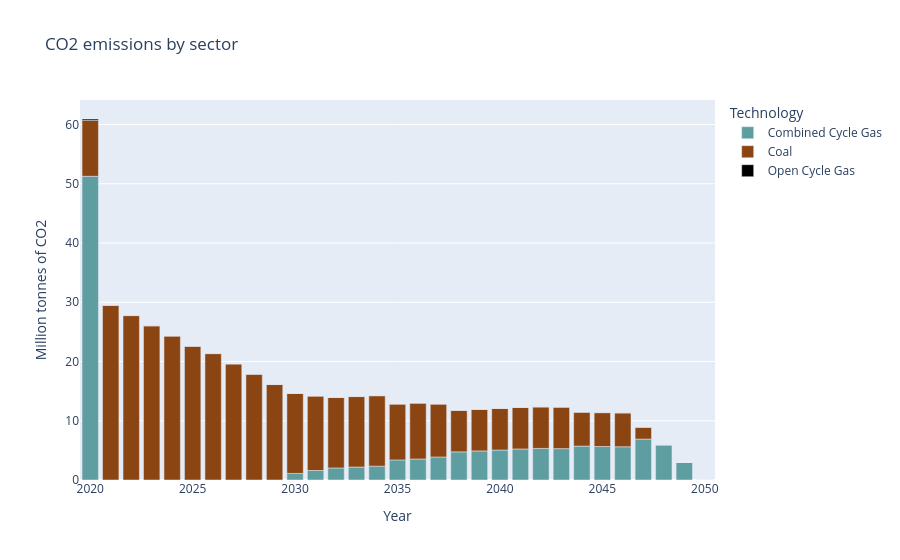

Notebook code cell kept with this figure:
### Markdown cell above
Climate

### Code cell
#Power sector emissions
emissions_df = dfs['AnnualTechnologyEmission'][dfs['AnnualTechnologyEmission'].TECHNOLOGY.str.startswith('DEM') | dfs['AnnualTechnologyEmission'].TECHNOLOGY.str.startswith('MIN') | dfs['AnnualTechnologyEmission'].TECHNOLOGY.str.startswith('PWR')].drop('REGION', axis=1)
# emissions_df['TECHNOLOGY'] = emissions_df['TECHNOLOGY'].str.replace('CCG', 'NGS', regex=True)
# emissions_df['TECHNOLOGY'] = emissions_df['TECHNOLOGY'].str.replace('OCG', 'NGS', regex=True)
emissions_fuel_df = df_filter(emissions_df,3,6,[])
df_plot(emissions_fuel_df,'Million tonnes of CO2','CO2 emissions by sector')

### Figure 1 — Plotly figure (JSON) as saved in the notebook; plotly's stock layout.template omitted (floating-point values rounded to 4 significant figures)
{"data": [{"hovertemplate": "Technology=Combined Cycle Gas<br>Year=%{x}<br>Million tonnes of CO2=%{y}<extra></extra>", "legendgroup": "Combined Cycle Gas", "marker": {"color": "cadetblue", "pattern": {"shape": ""}}, "name": "Combined Cycle Gas", "orientation": "v", "showlegend": true, "textposition": "auto", "type": "bar", "x": [2020, 2021, 2022, 2023, 2024, 2025, 2026, 2027, 2028, 2029, 2030, 2031, 2032, 2033, 2034, 2035, 2036, 2037, 2038, 2039, 2040, 2041, 2042, 2043, 2044, 2045, 2046, 2047, 2048, 2049, 2050], "xaxis": "x", "y": [51.26, 0.0, 0.0, 0.0, 0.0, 0.0, 0.0, 0.0, 0.0, 0.003649, 1.109, 1.604, 2.04, 2.189, 2.337, 3.394, 3.55, 3.888, 4.752, 4.908, 5.064, 5.238, 5.332, 5.293, 5.726, 5.651, 5.61, 6.908, 5.938, 2.969, 0.0], "yaxis": "y"}, {"hovertemplate": "Technology=Coal<br>Year=%{x}<br>Million tonnes of CO2=%{y}<extra></extra>", "legendgroup": "Coal", "marker": {"color": "saddlebrown", "pattern": {"shape": ""}}, "name": "Coal", "orientation": "v", "showlegend": true, "textposition": "auto", "type": "bar", "x": [2020, 2021, 2022, 2023, 2024, 2025, 2026, 2027, 2028, 2029, 2030, 2031, 2032, 2033, 2034, 2035, 2036, 2037, 2038, 2039, 2040, 2041, 2042, 2043, 2044, 2045, 2046, 2047, 2048, 2049, 2050], "xaxis": "x", "y": [9.449, 29.48, 27.75, 26.03, 24.3, 22.58, 21.34, 19.6, 17.86, 16.11, 13.5, 12.56, 11.9, 11.9, 11.9, 9.426, 9.426, 8.93, 7.006, 7.006, 7.006, 7.006, 7.006, 7.006, 5.724, 5.724, 5.724, 2.0, 0.0, 0.0, 0.0], "yaxis": "y"}, {"hovertemplate": "Technology=Open Cycle Gas<br>Year=%{x}<br>Million tonnes of CO2=%{y}<extra></extra>", "legendgroup": "Open Cycle Gas", "marker": {"color": "black", "pattern": {"shape": ""}}, "name": "Open Cycle Gas", "orientation": "v", "showlegend": true, "textposition": "auto", "type": "bar", "x": [2020, 2021, 2022, 2023, 2024, 2025, 2026, 2027, 2028, 2029, 2030, 2031, 2032, 2033, 2034, 2035, 2036, 2037, 2038, 2039, 2040, 2041, 2042, 2043, 2044, 2045, 2046, 2047, 2048, 2049, 2050], "xaxis": "x", "y": [0.2204, 0.0, 0.0, 0.0, 0.0, 0.0, 0.0, 0.0, 0.0, 0.0, 0.0, 0.0, 0.0, 0.0, 0.0, 0.0, 0.0, 0.0, 0.0, 0.0, 0.0, 0.0, 0.0, 0.0, 0.0, 0.0, 0.0, 0.0, 0.0, 0.0, 0.0], "yaxis": "y"}], "layout": {"barmode": "relative", "legend": {"title": {"text": "Technology"}, "tracegroupgap": 0}, "title": {"text": "CO2 emissions by sector"}, "xaxis": {"anchor": "y", "domain": [0, 1], "title": {"text": "Year"}}, "yaxis": {"anchor": "x", "domain": [0, 1], "title": {"text": "Million tonnes of CO2"}}}}
